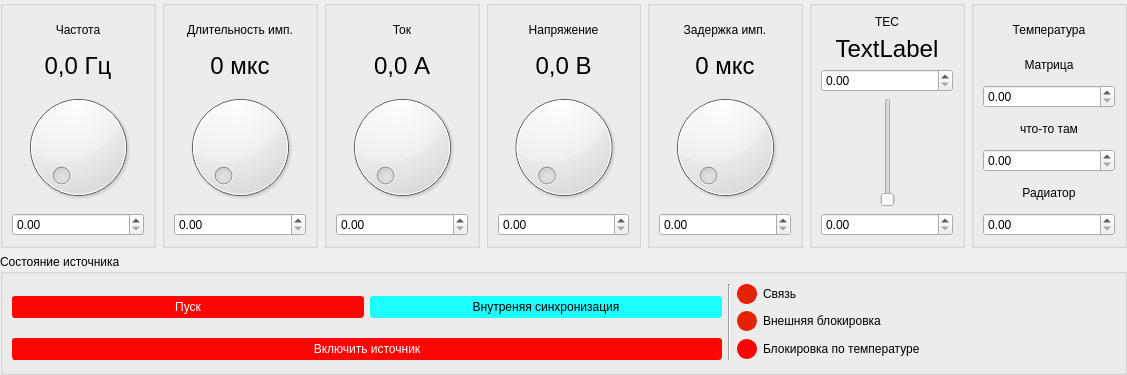
<?xml version="1.0" encoding="UTF-8"?>
<ui version="4.0">
 <class>DeviceForm</class>
 <widget class="QWidget" name="DeviceForm">
  <property name="geometry">
   <rect>
    <x>0</x>
    <y>0</y>
    <width>1127</width>
    <height>375</height>
   </rect>
  </property>
  <property name="windowTitle">
   <string>Form</string>
  </property>
  <layout class="QGridLayout" name="gridLayout_7">
   <property name="leftMargin">
    <number>0</number>
   </property>
   <property name="topMargin">
    <number>0</number>
   </property>
   <property name="rightMargin">
    <number>0</number>
   </property>
   <property name="bottomMargin">
    <number>0</number>
   </property>
   <item row="0" column="4">
    <widget class="QGroupBox" name="delayBox">
     <property name="sizePolicy">
      <sizepolicy hsizetype="Minimum" vsizetype="MinimumExpanding">
       <horstretch>0</horstretch>
       <verstretch>0</verstretch>
      </sizepolicy>
     </property>
     <property name="minimumSize">
      <size>
       <width>140</width>
       <height>230</height>
      </size>
     </property>
     <property name="title">
      <string/>
     </property>
     <layout class="QGridLayout" name="gridLayout_5">
      <item row="3" column="0">
       <widget class="QDoubleSpinBox" name="delaySpinBox">
        <property name="minimumSize">
         <size>
          <width>120</width>
          <height>0</height>
         </size>
        </property>
       </widget>
      </item>
      <item row="1" column="0">
       <widget class="QLabel" name="delayValueLabel">
        <property name="minimumSize">
         <size>
          <width>120</width>
          <height>0</height>
         </size>
        </property>
        <property name="font">
         <font>
          <pointsize>18</pointsize>
         </font>
        </property>
        <property name="text">
         <string>0 мкс</string>
        </property>
        <property name="alignment">
         <set>Qt::AlignCenter</set>
        </property>
       </widget>
      </item>
      <item row="0" column="0">
       <widget class="QLabel" name="label_5">
        <property name="text">
         <string>Задержка имп.</string>
        </property>
        <property name="alignment">
         <set>Qt::AlignCenter</set>
        </property>
       </widget>
      </item>
      <item row="2" column="0">
       <widget class="QDial" name="delayDial">
        <property name="minimumSize">
         <size>
          <width>120</width>
          <height>120</height>
         </size>
        </property>
        <property name="tracking">
         <bool>true</bool>
        </property>
       </widget>
      </item>
     </layout>
    </widget>
   </item>
   <item row="0" column="5">
    <widget class="QGroupBox" name="groupBox">
     <property name="sizePolicy">
      <sizepolicy hsizetype="Minimum" vsizetype="Preferred">
       <horstretch>0</horstretch>
       <verstretch>0</verstretch>
      </sizepolicy>
     </property>
     <property name="minimumSize">
      <size>
       <width>140</width>
       <height>230</height>
      </size>
     </property>
     <property name="title">
      <string/>
     </property>
     <layout class="QGridLayout" name="gridLayout_9">
      <item row="2" column="0" colspan="3">
       <widget class="QDoubleSpinBox" name="maxTecSpinBox"/>
      </item>
      <item row="3" column="1">
       <widget class="QSlider" name="tecSlider">
        <property name="orientation">
         <enum>Qt::Vertical</enum>
        </property>
       </widget>
      </item>
      <item row="4" column="0" colspan="3">
       <widget class="QDoubleSpinBox" name="minTecSpinBox"/>
      </item>
      <item row="0" column="0" colspan="3">
       <widget class="QLabel" name="label_6">
        <property name="text">
         <string>TEC</string>
        </property>
        <property name="alignment">
         <set>Qt::AlignCenter</set>
        </property>
       </widget>
      </item>
      <item row="1" column="0" colspan="3">
       <widget class="QLabel" name="label_9">
        <property name="minimumSize">
         <size>
          <width>120</width>
          <height>0</height>
         </size>
        </property>
        <property name="font">
         <font>
          <pointsize>18</pointsize>
         </font>
        </property>
        <property name="text">
         <string>TextLabel</string>
        </property>
        <property name="alignment">
         <set>Qt::AlignCenter</set>
        </property>
       </widget>
      </item>
     </layout>
    </widget>
   </item>
   <item row="0" column="3">
    <widget class="QGroupBox" name="voltageBox">
     <property name="sizePolicy">
      <sizepolicy hsizetype="Minimum" vsizetype="MinimumExpanding">
       <horstretch>0</horstretch>
       <verstretch>0</verstretch>
      </sizepolicy>
     </property>
     <property name="minimumSize">
      <size>
       <width>140</width>
       <height>230</height>
      </size>
     </property>
     <property name="title">
      <string/>
     </property>
     <layout class="QGridLayout" name="gridLayout_4">
      <item row="3" column="0">
       <widget class="QDoubleSpinBox" name="voltageSpinBox">
        <property name="minimumSize">
         <size>
          <width>120</width>
          <height>0</height>
         </size>
        </property>
       </widget>
      </item>
      <item row="1" column="0">
       <widget class="QLabel" name="voltageValueLabel">
        <property name="minimumSize">
         <size>
          <width>120</width>
          <height>0</height>
         </size>
        </property>
        <property name="font">
         <font>
          <pointsize>18</pointsize>
         </font>
        </property>
        <property name="text">
         <string>0,0 В</string>
        </property>
        <property name="alignment">
         <set>Qt::AlignCenter</set>
        </property>
       </widget>
      </item>
      <item row="2" column="0">
       <widget class="QDial" name="voltageDial">
        <property name="minimumSize">
         <size>
          <width>120</width>
          <height>120</height>
         </size>
        </property>
        <property name="tracking">
         <bool>true</bool>
        </property>
       </widget>
      </item>
      <item row="0" column="0">
       <widget class="QLabel" name="label_4">
        <property name="text">
         <string>Напряжение</string>
        </property>
        <property name="alignment">
         <set>Qt::AlignCenter</set>
        </property>
       </widget>
      </item>
     </layout>
    </widget>
   </item>
   <item row="0" column="2">
    <widget class="QGroupBox" name="currentBox">
     <property name="sizePolicy">
      <sizepolicy hsizetype="Minimum" vsizetype="MinimumExpanding">
       <horstretch>0</horstretch>
       <verstretch>0</verstretch>
      </sizepolicy>
     </property>
     <property name="minimumSize">
      <size>
       <width>140</width>
       <height>230</height>
      </size>
     </property>
     <property name="title">
      <string/>
     </property>
     <layout class="QGridLayout" name="gridLayout_3">
      <item row="1" column="0">
       <widget class="QLabel" name="currentValueLabel">
        <property name="minimumSize">
         <size>
          <width>120</width>
          <height>0</height>
         </size>
        </property>
        <property name="font">
         <font>
          <pointsize>18</pointsize>
         </font>
        </property>
        <property name="text">
         <string>0,0 А</string>
        </property>
        <property name="alignment">
         <set>Qt::AlignCenter</set>
        </property>
       </widget>
      </item>
      <item row="3" column="0">
       <widget class="QDoubleSpinBox" name="currentSpinBox">
        <property name="minimumSize">
         <size>
          <width>120</width>
          <height>0</height>
         </size>
        </property>
       </widget>
      </item>
      <item row="2" column="0">
       <widget class="QDial" name="currentDial">
        <property name="minimumSize">
         <size>
          <width>120</width>
          <height>120</height>
         </size>
        </property>
        <property name="tracking">
         <bool>true</bool>
        </property>
       </widget>
      </item>
      <item row="0" column="0">
       <widget class="QLabel" name="label_3">
        <property name="text">
         <string>Ток</string>
        </property>
        <property name="alignment">
         <set>Qt::AlignCenter</set>
        </property>
       </widget>
      </item>
     </layout>
    </widget>
   </item>
   <item row="0" column="0">
    <widget class="QGroupBox" name="frequencyBox">
     <property name="sizePolicy">
      <sizepolicy hsizetype="Minimum" vsizetype="MinimumExpanding">
       <horstretch>0</horstretch>
       <verstretch>0</verstretch>
      </sizepolicy>
     </property>
     <property name="minimumSize">
      <size>
       <width>140</width>
       <height>230</height>
      </size>
     </property>
     <property name="title">
      <string/>
     </property>
     <layout class="QGridLayout" name="gridLayout">
      <item row="3" column="0">
       <widget class="QDoubleSpinBox" name="frequencySpinBox">
        <property name="minimumSize">
         <size>
          <width>120</width>
          <height>0</height>
         </size>
        </property>
        <property name="keyboardTracking">
         <bool>false</bool>
        </property>
       </widget>
      </item>
      <item row="2" column="0">
       <widget class="QDial" name="frequencyDial">
        <property name="minimumSize">
         <size>
          <width>120</width>
          <height>120</height>
         </size>
        </property>
        <property name="tracking">
         <bool>false</bool>
        </property>
        <property name="wrapping">
         <bool>false</bool>
        </property>
       </widget>
      </item>
      <item row="1" column="0">
       <widget class="QLabel" name="frequencyValueLabel">
        <property name="minimumSize">
         <size>
          <width>120</width>
          <height>0</height>
         </size>
        </property>
        <property name="font">
         <font>
          <pointsize>18</pointsize>
         </font>
        </property>
        <property name="text">
         <string>0,0 Гц</string>
        </property>
        <property name="alignment">
         <set>Qt::AlignCenter</set>
        </property>
       </widget>
      </item>
      <item row="0" column="0">
       <widget class="QLabel" name="label">
        <property name="text">
         <string>Частота</string>
        </property>
        <property name="alignment">
         <set>Qt::AlignCenter</set>
        </property>
       </widget>
      </item>
     </layout>
    </widget>
   </item>
   <item row="0" column="1">
    <widget class="QGroupBox" name="durationBox">
     <property name="sizePolicy">
      <sizepolicy hsizetype="Minimum" vsizetype="MinimumExpanding">
       <horstretch>0</horstretch>
       <verstretch>0</verstretch>
      </sizepolicy>
     </property>
     <property name="minimumSize">
      <size>
       <width>140</width>
       <height>230</height>
      </size>
     </property>
     <property name="title">
      <string/>
     </property>
     <layout class="QGridLayout" name="gridLayout_2">
      <item row="2" column="0">
       <widget class="QDial" name="durationDial">
        <property name="minimumSize">
         <size>
          <width>120</width>
          <height>120</height>
         </size>
        </property>
        <property name="tracking">
         <bool>true</bool>
        </property>
       </widget>
      </item>
      <item row="1" column="0">
       <widget class="QLabel" name="durationValueLabel">
        <property name="minimumSize">
         <size>
          <width>120</width>
          <height>0</height>
         </size>
        </property>
        <property name="font">
         <font>
          <pointsize>18</pointsize>
         </font>
        </property>
        <property name="text">
         <string>0 мкс</string>
        </property>
        <property name="alignment">
         <set>Qt::AlignCenter</set>
        </property>
       </widget>
      </item>
      <item row="3" column="0">
       <widget class="QDoubleSpinBox" name="durationSpinBox">
        <property name="minimumSize">
         <size>
          <width>120</width>
          <height>0</height>
         </size>
        </property>
       </widget>
      </item>
      <item row="0" column="0">
       <widget class="QLabel" name="label_2">
        <property name="text">
         <string>Длительность имп.</string>
        </property>
        <property name="alignment">
         <set>Qt::AlignCenter</set>
        </property>
       </widget>
      </item>
     </layout>
    </widget>
   </item>
   <item row="0" column="6">
    <widget class="QGroupBox" name="groupBox_2">
     <property name="sizePolicy">
      <sizepolicy hsizetype="Minimum" vsizetype="Preferred">
       <horstretch>0</horstretch>
       <verstretch>0</verstretch>
      </sizepolicy>
     </property>
     <property name="minimumSize">
      <size>
       <width>140</width>
       <height>230</height>
      </size>
     </property>
     <property name="title">
      <string/>
     </property>
     <layout class="QGridLayout" name="gridLayout_8">
      <item row="0" column="0">
       <widget class="QLabel" name="label_13">
        <property name="text">
         <string>Температура</string>
        </property>
        <property name="alignment">
         <set>Qt::AlignCenter</set>
        </property>
       </widget>
      </item>
      <item row="1" column="0">
       <widget class="QLabel" name="label_14">
        <property name="text">
         <string>Матрица</string>
        </property>
        <property name="alignment">
         <set>Qt::AlignCenter</set>
        </property>
       </widget>
      </item>
      <item row="2" column="0">
       <widget class="QDoubleSpinBox" name="tempMatrixSpinBox"/>
      </item>
      <item row="3" column="0">
       <widget class="QLabel" name="label_16">
        <property name="text">
         <string>что-то там</string>
        </property>
        <property name="alignment">
         <set>Qt::AlignCenter</set>
        </property>
       </widget>
      </item>
      <item row="4" column="0">
       <widget class="QDoubleSpinBox" name="doubleSpinBox_2"/>
      </item>
      <item row="5" column="0">
       <widget class="QLabel" name="label_15">
        <property name="text">
         <string>Радиатор</string>
        </property>
        <property name="alignment">
         <set>Qt::AlignCenter</set>
        </property>
       </widget>
      </item>
      <item row="6" column="0">
       <widget class="QDoubleSpinBox" name="tempRadiatorSpinBox"/>
      </item>
     </layout>
    </widget>
   </item>
   <item row="1" column="0" colspan="7">
    <widget class="QGroupBox" name="stateBox">
     <property name="minimumSize">
      <size>
       <width>451</width>
       <height>121</height>
      </size>
     </property>
     <property name="styleSheet">
      <string notr="true"/>
     </property>
     <property name="title">
      <string>Состояние источника</string>
     </property>
     <layout class="QGridLayout" name="gridLayout_6">
      <item row="0" column="5">
       <widget class="QLabel" name="label_7">
        <property name="text">
         <string>Связь</string>
        </property>
       </widget>
      </item>
      <item row="0" column="4">
       <widget class="QLabel" name="linkLabel">
        <property name="minimumSize">
         <size>
          <width>20</width>
          <height>20</height>
         </size>
        </property>
        <property name="maximumSize">
         <size>
          <width>20</width>
          <height>20</height>
         </size>
        </property>
        <property name="styleSheet">
         <string notr="true">QLabel {
	padding: 10px;
	border: 1px solid;
	border-radius: 10px;
	background-color: rgb(229, 34, 0);
	border-color: rgb(255, 0, 0);
}</string>
        </property>
        <property name="text">
         <string/>
        </property>
       </widget>
      </item>
      <item row="0" column="1" rowspan="2">
       <widget class="QPushButton" name="startStopButton">
        <property name="minimumSize">
         <size>
          <width>75</width>
          <height>0</height>
         </size>
        </property>
        <property name="styleSheet">
         <string notr="true">QPushButton {
	background:  rgb(255, 6, 6);
	color: rgb(255, 255, 255);
	border: 1px solid;
	border-radius: 3px;
	border-color: rgb(255, 6, 6);
	padding: 3px;
}

QPushButton::checked {
	background: rgb(36, 208, 9);
	color: rgb(255, 255, 255);
	border-color: rgb(36, 208, 9);
}</string>
        </property>
        <property name="text">
         <string>Пуск</string>
        </property>
        <property name="checkable">
         <bool>true</bool>
        </property>
        <property name="checked">
         <bool>false</bool>
        </property>
       </widget>
      </item>
      <item row="2" column="1" colspan="2">
       <widget class="QPushButton" name="powerButton">
        <property name="minimumSize">
         <size>
          <width>171</width>
          <height>0</height>
         </size>
        </property>
        <property name="styleSheet">
         <string notr="true">QPushButton {
	background:  rgb(255, 6, 6);
	color: rgb(255, 255, 255);
	border: 1px solid;
	border-radius: 3px;
	border-color: rgb(255, 6, 6);
	padding: 3px;
}

QPushButton::checked {
	background: rgb(36, 208, 9);
	color: rgb(255, 255, 255);
	border-color: rgb(36, 208, 9);
}</string>
        </property>
        <property name="text">
         <string>Включить источник</string>
        </property>
        <property name="checkable">
         <bool>true</bool>
        </property>
        <property name="checked">
         <bool>false</bool>
        </property>
       </widget>
      </item>
      <item row="0" column="3" rowspan="3">
       <widget class="Line" name="line">
        <property name="orientation">
         <enum>Qt::Vertical</enum>
        </property>
       </widget>
      </item>
      <item row="1" column="5">
       <widget class="QLabel" name="label_11">
        <property name="text">
         <string>Внешняя блокировка</string>
        </property>
       </widget>
      </item>
      <item row="0" column="2" rowspan="2">
       <widget class="QPushButton" name="syncButton">
        <property name="minimumSize">
         <size>
          <width>171</width>
          <height>0</height>
         </size>
        </property>
        <property name="styleSheet">
         <string notr="true">QPushButton {
	background:  rgb(28, 255, 255);
	color: rgb(0, 0, 0);
	border: 1px solid;
	border-radius: 3px;
	border-color: rgb(28, 255, 255);
	padding: 3px;
}

QPushButton::checked {
	background: rgb(244, 255, 25);
	border-color: rgb(244, 255, 25);
}</string>
        </property>
        <property name="text">
         <string>Внутреняя синхронизация</string>
        </property>
        <property name="checkable">
         <bool>true</bool>
        </property>
        <property name="checked">
         <bool>false</bool>
        </property>
       </widget>
      </item>
      <item row="1" column="4">
       <widget class="QLabel" name="intExtBlockLabel">
        <property name="minimumSize">
         <size>
          <width>20</width>
          <height>20</height>
         </size>
        </property>
        <property name="maximumSize">
         <size>
          <width>20</width>
          <height>20</height>
         </size>
        </property>
        <property name="styleSheet">
         <string notr="true">QLabel {
	padding: 10px;
	border: 1px solid;
	border-radius: 10px;
	background-color: rgb(229, 34, 0);
	border-color: rgb(229, 34, 0);
}</string>
        </property>
        <property name="text">
         <string/>
        </property>
       </widget>
      </item>
      <item row="2" column="5">
       <widget class="QLabel" name="label_10">
        <property name="text">
         <string>Блокировка по температуре</string>
        </property>
       </widget>
      </item>
      <item row="2" column="4">
       <widget class="QLabel" name="tempBlockLabel">
        <property name="minimumSize">
         <size>
          <width>20</width>
          <height>20</height>
         </size>
        </property>
        <property name="maximumSize">
         <size>
          <width>20</width>
          <height>20</height>
         </size>
        </property>
        <property name="styleSheet">
         <string notr="true">QLabel {
	padding: 10px;
	border: 1px solid;
	border-radius: 10px;
	background-color: rgb(255, 0, 0);
	border-color: rgb(255, 0, 0);
}</string>
        </property>
        <property name="text">
         <string/>
        </property>
       </widget>
      </item>
     </layout>
    </widget>
   </item>
  </layout>
 </widget>
 <resources/>
 <connections/>
</ui>
